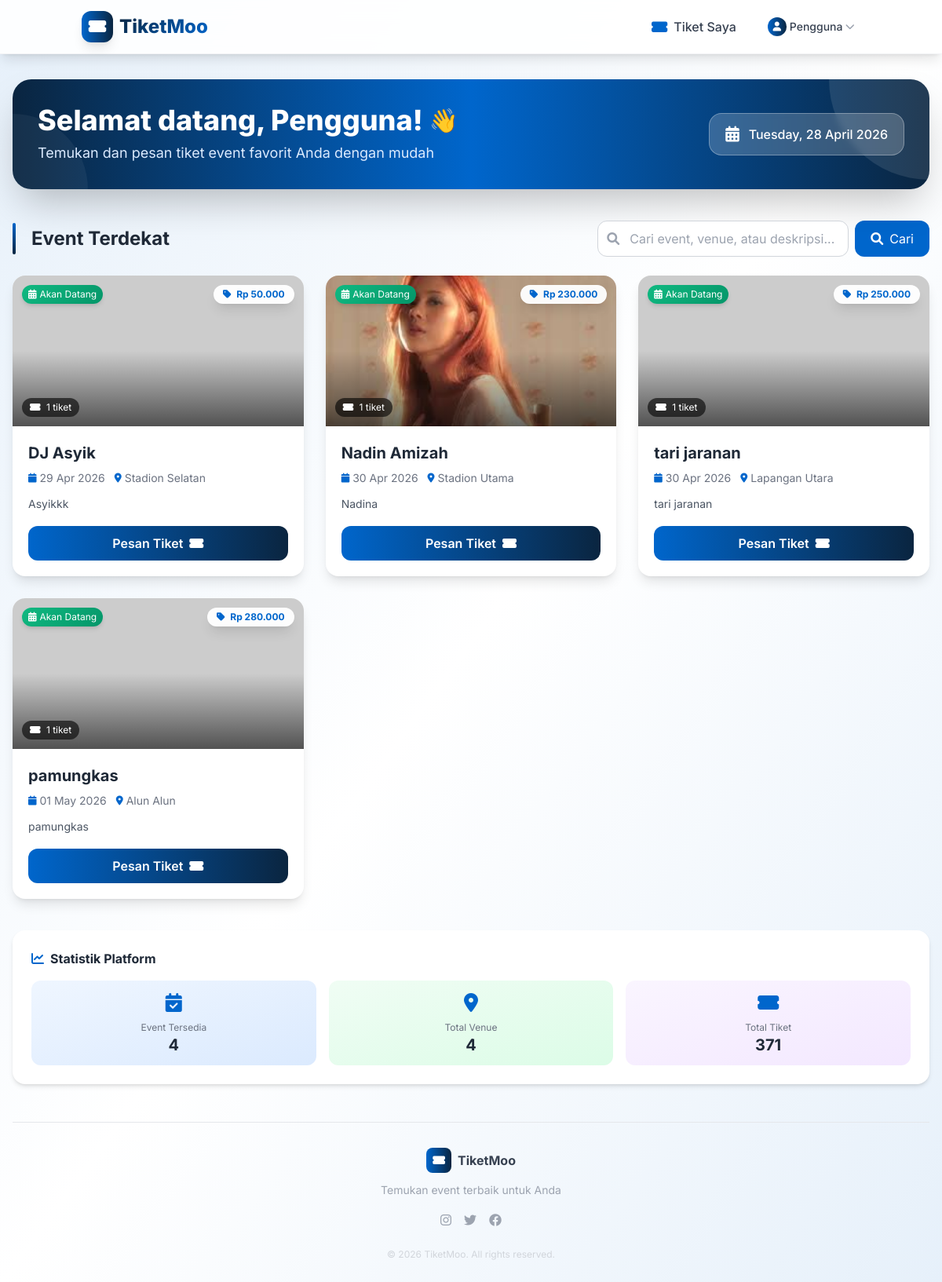
/user/dashboard.php, run on the app's committed database.
### tables this page shows
CREATE TABLE `event` (
  `id_event` int(11) NOT NULL,
  `nama_event` varchar(150) DEFAULT NULL,
  `tanggal` date DEFAULT NULL,
  `id_venue` int(11) DEFAULT NULL,
  `deskripsi` text DEFAULT NULL,
  `foto` varchar(255) DEFAULT NULL
);

CREATE TABLE `venue` (
  `id_venue` int(11) NOT NULL,
  `nama_venue` varchar(100) DEFAULT NULL,
  `alamat` text DEFAULT NULL,
  `kapasitas` int(11) DEFAULT NULL
);

### user/dashboard.php (the view, shortened to what this page needs)
<?php
include '../config/koneksi.php';
$limit = 6;
$page = isset($_GET['page']) ? (int)$_GET['page'] : 1;
$offset = ($page - 1) * $limit;
$search = isset($_GET['search']) ? mysqli_real_escape_string($conn, $_GET['search']) : '';
$search_condition = "";
$query_event = mysqli_query($conn, "
    SELECT event.*, venue.nama_venue, venue.alamat, venue.kapasitas,
           (SELECT COUNT(*) FROM tiket WHERE tiket.id_event = event.id_event) as total_tiket
    FROM event
    JOIN venue ON event.id_venue = venue.id_venue
    WHERE event.tanggal >= CURDATE() $search_condition
    ORDER BY event.tanggal ASC
    LIMIT $offset, $limit
");
$query_all_event = mysqli_query($conn, "SELECT COUNT(*) as total FROM event WHERE tanggal >= CURDATE()");
$total_event_available = mysqli_fetch_assoc($query_all_event)['total'] ?? 0;
$query_venue = mysqli_query($conn, "SELECT COUNT(*) as total FROM venue");
$total_venue = mysqli_fetch_assoc($query_venue)['total'] ?? 0;
$query_total_tiket = mysqli_query($conn, "SELECT SUM(kuota) as total FROM tiket");
$total_tiket = mysqli_fetch_assoc($query_total_tiket)['total'] ?? 0;
function safe($data) {
    return htmlspecialchars($data ?? '', ENT_QUOTES, 'UTF-8');
}
?>
<!DOCTYPE html>
<html lang="id">
<head>
    <script src="https://cdn.tailwindcss.com"></script>
    <link rel="stylesheet" href="https://cdnjs.cloudflare.com/ajax/libs/font-awesome/6.0.0-beta3/css/all.min.css">
</head>
<body class="bg-gradient-to-br from-soft-blue via-white to-soft-blue min-h-screen">
    <nav class="bg-white/90 backdrop-blur-md shadow-lg sticky top-0 z-50 border-b border-gray-100">
        <div class="container mx-auto px-4 py-3 flex justify-between items-center">
            <div class="flex items-center space-x-2">
                <div class="w-10 h-10 bg-gradient-to-r from-accent-blue to-navy rounded-xl flex items-center justify-center shadow-lg animate-pulse-slow">
                    <i class="fas fa-ticket-alt text-white text-xl"></i>
                </div>
                <span class="font-extrabold text-2xl gradient-text">TiketMoo</span>
            </div>
            <div class="flex items-center space-x-5">
                <a href="my_tickets.php" class="relative group">
                    <div class="flex items-center gap-2 px-3 py-2 rounded-xl hover:bg-soft-blue transition-all duration-300">
                        <i class="fas fa-ticket-alt text-accent-blue text-lg group-hover:scale-110 transition"></i>
                        <span class="font-medium text-gray-700 hidden md:inline">Tiket Saya</span>
                    </div>
                </a>
                <div class="relative profile-dropdown">
                   <button class="flex items-center gap-1 px-2 py-1 rounded-lg hover:bg-soft-blue transition-all duration-300 group">
    <div class="w-6 h-6 bg-gradient-to-r from-accent-blue to-navy rounded-full flex items-center justify-center shadow-sm">
        <i class="fas fa-user text-white text-xs"></i>
    </div>
    <span class="font-medium text-gray-700 text-sm hidden md:inline">
        <?php echo safe($_SESSION['nama']); ?>
    </span>
    <i class="fas fa-chevron-down text-gray-400 text-xs transition-transform duration-300 group-hover:rotate-180"></i>
</button>
                </div>
            </div>
        </div>
    </nav>
    <div class="container mx-auto px-4 py-8 max-w-7xl">
        <div class="relative overflow-hidden bg-gradient-to-r from-navy via-accent-blue to-navy rounded-3xl p-8 text-white mb-10 animate-[slideIn_0.5s_ease-out] shadow-2xl">
            <div class="absolute top-0 right-0 w-64 h-64 bg-white/10 rounded-full -mr-32 -mt-32"></div>
            <div class="absolute bottom-0 left-0 w-48 h-48 bg-white/5 rounded-full -ml-24 -mb-24"></div>
            <div class="relative z-10 flex flex-col md:flex-row justify-between items-center">
                <div>
                    <h1 class="text-3xl md:text-4xl font-extrabold mb-2 flex items-center gap-2">
                        Selamat datang, <?php echo safe($_SESSION['nama']); ?>!
                        <span class="text-3xl animate-wave">👋</span>
                    </h1>
                    <p class="text-blue-100 text-lg">Temukan dan pesan tiket event favorit Anda dengan mudah</p>
                </div>
                <div class="mt-4 md:mt-0">
                    <div class="bg-white/20 backdrop-blur-sm rounded-2xl px-5 py-3 flex items-center gap-3 border border-white/30">
                        <i class="fas fa-calendar-alt text-xl animate-pulse"></i>
                        <span class="font-medium"><?php echo date('l, d F Y'); ?></span>
                    </div>
                </div>
            </div>
        </div>
        <div class="mb-10">
            <div class="flex flex-col md:flex-row justify-between items-center gap-4 mb-6">
                <div class="flex items-center gap-3">
                    <div class="w-1 h-10 bg-gradient-to-b from-accent-blue to-navy rounded-full"></div>
                    <h2 class="text-2xl font-bold text-gray-800">
                        <i class="fas fa-fire-flame text-orange-500 mr-2"></i>Event Terdekat
                    </h2>
                </div>
                <form method="GET" action="" class="flex gap-2">
                    <div class="relative">
                        <i class="fas fa-search absolute left-3 top-1/2 transform -translate-y-1/2 text-gray-400"></i>
                        <input
                            type="text"
                            name="search"
                            id="searchInput"
                            class="search-input pl-10 pr-4 py-2.5 w-64 md:w-80 border border-gray-300 rounded-xl focus:outline-none focus:border-accent-blue transition-all"
                            placeholder="Cari event, venue, atau deskripsi..."
                            value="<?= htmlspecialchars($search) ?>"
                        >
                    </div>
                    <button type="submit" class="bg-accent-blue text-white px-5 py-2.5 rounded-xl hover:bg-blue-700 transition-all duration-300 flex items-center gap-2">
                        <i class="fas fa-search"></i>
                        <span class="hidden sm:inline">Cari</span>
                    </button>
                </form>
            </div>
            <div class="grid grid-cols-1 md:grid-cols-2 lg:grid-cols-3 gap-7">
                <?php
                if($query_event && mysqli_num_rows($query_event) > 0) {
                    while($event = mysqli_fetch_assoc($query_event)) {
                        $query_harga_termurah = mysqli_query($conn, "
                            SELECT MIN(harga) as harga_termurah FROM tiket WHERE id_event = " . intval($event['id_event'])
                        );
                        $harga_data = mysqli_fetch_assoc($query_harga_termurah);
                        $harga_termurah = $harga_data['harga_termurah'] ?? 0;
                        $harga_text = ($harga_termurah > 0) ? 'Rp ' . number_format($harga_termurah, 0, ',', '.') : 'Gratis';
                        $foto_event = (!empty($event['foto'])) ? "../uploads/event/" . $event['foto'] : "https://placehold.co/400x250?text=" . urlencode($event['nama_event'] ?? 'Event');
                        $deskripsi = $event['deskripsi'] ?? '';
                        $deskripsi_short = strlen($deskripsi) > 100 ? substr($deskripsi, 0, 100) . '...' : $deskripsi;
                        $today = date('Y-m-d');
                        $event_date = $event['tanggal'];
                        if($event_date == $today) {
                            $badge_status = '<span class="absolute top-3 left-3 z-20 badge-today text-white text-xs px-2 py-1 rounded-full shadow-md"><i class="fas fa-calendar-day mr-1"></i>Hari Ini</span>';
                        } else {
                            $badge_status = '<span class="absolute top-3 left-3 z-20 badge-upcoming text-white text-xs px-2 py-1 rounded-full shadow-md"><i class="fas fa-calendar-alt mr-1"></i>Akan Datang</span>';
                        }
                ?>
                <div class="group relative bg-white rounded-2xl overflow-hidden shadow-lg event-card">
                    <div class="relative h-48 overflow-hidden">
                        <div class="absolute inset-0 bg-gradient-to-t from-black/60 via-transparent to-transparent z-10"></div>
                        <img src="<?= $foto_event ?>" class="w-full h-full object-cover group-hover:scale-110 transition duration-700"
                             alt="<?php echo safe($event['nama_event'] ?? 'Event'); ?>"
                             onerror="this.src='https://placehold.co/400x250?text=' + encodeURIComponent('<?php echo safe($event['nama_event'] ?? 'Event'); ?>')">
                        <?= $badge_status ?>
                        <div class="absolute top-3 right-3 z-20 bg-white/95 backdrop-blur-sm rounded-full px-3 py-1 text-xs font-bold text-accent-blue shadow-lg">
                            <i class="fas fa-tag mr-1"></i> <?= $harga_text ?>
                        </div>
                        <div class="absolute bottom-3 left-3 z-20 bg-black/60 backdrop-blur-sm rounded-full px-2.5 py-1 text-xs text-white">
                            <i class="fas fa-ticket-alt mr-1"></i> <?= $event['total_tiket'] ?? 0 ?> tiket
                        </div>
                    </div>
                    <div class="p-5">
                        <h3 class="font-bold text-xl text-gray-800 mb-2 line-clamp-1"><?php echo safe($event['nama_event'] ?? 'Event'); ?></h3>
                        <div class="flex items-center gap-3 text-gray-500 text-sm mb-3">
                            <div class="flex items-center gap-1">
                                <i class="fas fa-calendar text-accent-blue text-xs"></i>
                                <span><?= date('d M Y', strtotime($event['tanggal'] ?? 'now')) ?></span>
                            </div>
                            <div class="flex items-center gap-1">
                                <i class="fas fa-map-marker-alt text-accent-blue text-xs"></i>
                                <span class="truncate"><?php echo safe($event['nama_venue'] ?? 'Venue'); ?></span>
                            </div>
                        </div>
                        <p class="text-gray-600 text-sm leading-relaxed line-clamp-2 mb-4">
                            <?php echo safe($deskripsi_short); ?>
                        </p>
                        <a href="detail.php?id=<?= $event['id_event'] ?>"
                           class="group relative w-full bg-gradient-to-r from-accent-blue to-navy text-white py-2.5 rounded-xl font-semibold hover:shadow-lg transition-all duration-300 flex items-center justify-center gap-2 overflow-hidden">
                            <span class="relative z-10">Pesan Tiket</span>
                            <i class="fas fa-ticket-alt relative z-10 group-hover:translate-x-1 transition"></i>
                        </a>
                    </div>
                </div>
                <?php
                    }
                } ?>
            </div>
        </div>
        <div class="bg-white rounded-2xl shadow-md p-6 hover:shadow-xl transition-all duration-300 mt-6">
            <h3 class="font-bold text-gray-800 mb-4 flex items-center gap-2">
                <i class="fas fa-chart-line text-accent-blue"></i>
                Statistik Platform
            </h3>
            <div class="grid grid-cols-1 md:grid-cols-3 gap-4">
                <div class="text-center p-3 rounded-xl bg-gradient-to-br from-blue-50 to-blue-100 cursor-pointer hover:scale-105 transition" onclick="window.location.href='events.php'">
                    <i class="fas fa-calendar-check text-2xl text-accent-blue mb-2"></i>
                    <p class="text-xs text-gray-500">Event Tersedia</p>
                    <p class="font-bold text-xl text-gray-800"><?= number_format($total_event_available, 0, ',', '.') ?></p>
                </div>
                <div class="text-center p-3 rounded-xl bg-gradient-to-br from-green-50 to-green-100 cursor-pointer hover:scale-105 transition" onclick="window.location.href='venues.php'">
                    <i class="fas fa-map-marker-alt text-2xl text-accent-blue mb-2"></i>
                    <p class="text-xs text-gray-500">Total Venue</p>
                    <p class="font-bold text-xl text-gray-800"><?= number_format($total_venue, 0, ',', '.') ?></p>
                </div>
                <div class="text-center p-3 rounded-xl bg-gradient-to-br from-purple-50 to-purple-100">
                    <i class="fas fa-ticket-alt text-2xl text-accent-blue mb-2"></i>
                    <p class="text-xs text-gray-500">Total Tiket</p>
                    <p class="font-bold text-xl text-gray-800"><?= number_format($total_tiket, 0, ',', '.') ?></p>
                </div>
            </div>
        </div>
        <footer class="mt-12 pt-8 border-t border-gray-200">
            <div class="text-center">
                <div class="flex justify-center items-center gap-2 mb-3">
                    <div class="w-8 h-8 bg-gradient-to-r from-accent-blue to-navy rounded-lg flex items-center justify-center">
                        <i class="fas fa-ticket-alt text-white text-sm"></i>
                    </div>
                    <span class="font-bold text-gray-700">TiketMoo</span>
                </div>
                <p class="text-gray-400 text-sm">Temukan event terbaik untuk Anda</p>
                <div class="flex justify-center gap-4 mt-4">
                    <a href="#" class="text-gray-400 hover:text-accent-blue transition"><i class="fab fa-instagram"></i></a>
                    <a href="#" class="text-gray-400 hover:text-accent-blue transition"><i class="fab fa-twitter"></i></a>
                    <a href="#" class="text-gray-400 hover:text-accent-blue transition"><i class="fab fa-facebook"></i></a>
                </div>
                <p class="text-gray-300 text-xs mt-6">© <?= date('Y') ?> TiketMoo. All rights reserved.</p>
            </div>
        </footer>
    </div>
</body>
</html>

### user/dashboard.php (style rules this page uses)
.event-card { transition: all 0.4s cubic-bezier(0.4, 0, 0.2, 1); }
.line-clamp-2 { display: -webkit-box; -webkit-line-clamp: 2; -webkit-box-orient: vertical; overflow: hidden; }
.gradient-text { background: linear-gradient(135deg, #0a2540 0%, #0066cc 100%); -webkit-background-clip: text; -webkit-text-fill-color: transparent; }
body { font-family: 'Inter', sans-serif; }
.badge-upcoming { background: linear-gradient(135deg, #10b981 0%, #059669 100%); }
.profile-dropdown { transition: all 0.3s ease; }
.animate-wave { animation: wave 1s ease-in-out infinite; display: inline-block; }

### data on the page
event: shows "Akan Datang", harga_text "Rp 50.000", total_tiket "1", nama_event "DJ Asyik", tanggal "29 Apr 2026", id_venue.nama_venue "Stadion Selatan", deskripsi "Asyikkk"
event: foto (picture), shows "Akan Datang", harga_text "Rp 230.000", total_tiket "1", nama_event "Nadin Amizah", tanggal "30 Apr 2026", id_venue.nama_venue "Stadion Utama", deskripsi "Nadina"
event: shows "Akan Datang", harga_text "Rp 250.000", total_tiket "1", nama_event "tari jaranan", tanggal "30 Apr 2026", id_venue.nama_venue "Lapangan Utara", deskripsi "tari jaranan"
event: shows "Akan Datang", harga_text "Rp 280.000", total_tiket "1", nama_event "pamungkas", tanggal "01 May 2026", id_venue.nama_venue "Alun Alun", deskripsi "pamungkas"

### other printed values
safe($_SESSION['nama']) "Pengguna"
$total_event_available "4"
$total_venue "4"
$total_tiket "371"
